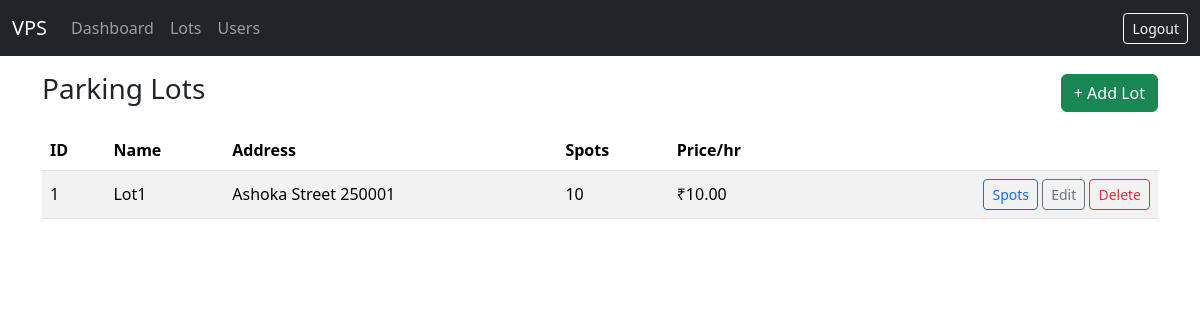
The page /admin/lots (signed in) on the database as committed earlier.
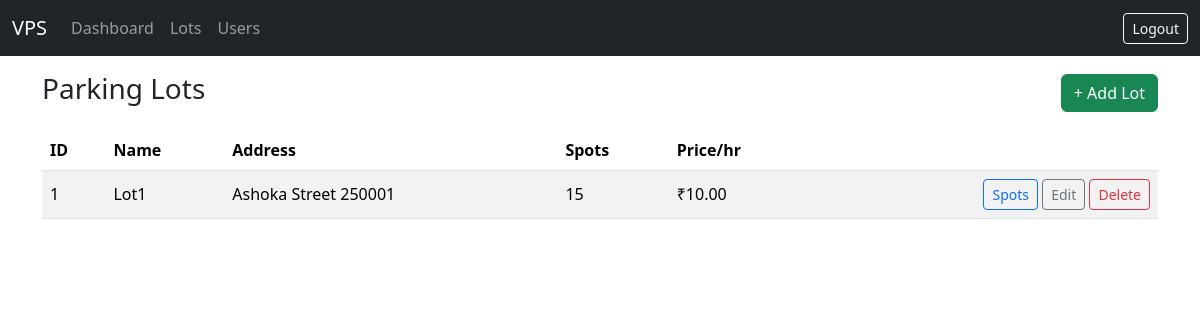
The same page on the database as committed later.
### models/models.py (models this page shows, shortened)
class ParkingLot(Base):
    __tablename__ = "parking_lots"
    id = Column(Integer, primary_key=True)
    name = Column(String, nullable=False)
    address_line_1 = Column(String, nullable=False)
    address_line_2 = Column(String)
    address_line_3 = Column(String)
    pin_code = Column(String(10), nullable=False)
    price_per_hour = Column(Numeric(10, 2), nullable=False)
    number_of_spots = Column(Integer, nullable=False)
    spots = relationship(
        "ParkingSpot", back_populates="parking_lot", cascade="all, delete-orphan"
    )

### app.py (the view)
@app.route("/admin/lots")
@login_required
@role_required("admin")
def list_lots():
    with SessionLocal() as db:
        lots = db.query(ParkingLot).all()
        return render_template("admin/lots.html", lots=lots)

### app.py (called while the page is built)
def login_required(view):
    @wraps(view)
    def wrapped(*a, **kw):
        if "user_id" not in session:
            flash("Please log in first.")
            return redirect(url_for("login"))
        return view(*a, **kw)
    return wrapped

def role_required(role):
    def deco(view):
        @wraps(view)
        def wrapped(*a, **kw):
            if session.get("role") != role:
                flash("Access denied.")
                return redirect(url_for("login"))
            return view(*a, **kw)
        return wrapped
    return deco

### templates/admin/lots.html (shortened to what this page needs)
{% extends 'base.html' %}
{% block content %}
<div class="d-flex justify-content-between align-items-center mb-3">
  <h3>Parking Lots</h3>
  <a class="btn btn-success" href="{{ url_for('add_lot') }}">+ Add Lot</a>
</div>
<table class="table table-striped align-middle">
  <thead>
    <tr>
      <th>ID</th><th>Name</th><th>Address</th><th>Spots</th>
      <th>Price/hr</th><th></th>
    </tr>
  </thead>
  <tbody>
  {% for lot in lots %}
    <tr>
      <td>{{ lot.id }}</td>
      <td>{{ lot.name }}</td>
      <td>{{ lot.address_line_1 }} {{ lot.pin_code }}</td>
      <td>{{ lot.number_of_spots }}</td>
      <td>₹{{ '%.2f'|format(lot.price_per_hour) }}</td>
      <td class="text-end">
        <a class="btn btn-sm btn-outline-primary"
           href="{{ url_for('lot_spots', lot_id=lot.id) }}">Spots</a>
        <a class="btn btn-sm btn-outline-secondary"
           href="{{ url_for('edit_lot', lot_id=lot.id) }}">Edit</a>
        <form class="d-inline" method="post"
              action="{{ url_for('delete_lot', lot_id=lot.id) }}"
              onsubmit="return confirm('Delete this lot?');">
          <button class="btn btn-sm btn-outline-danger">Delete</button>
        </form>
      </td>
    </tr>
  {% endfor %}
  </tbody>
</table>
{% endblock %}

Rows that differ between the two databases and show on the page:
changed ParkingLot "Lot1": number_of_spots "10" → "15"
